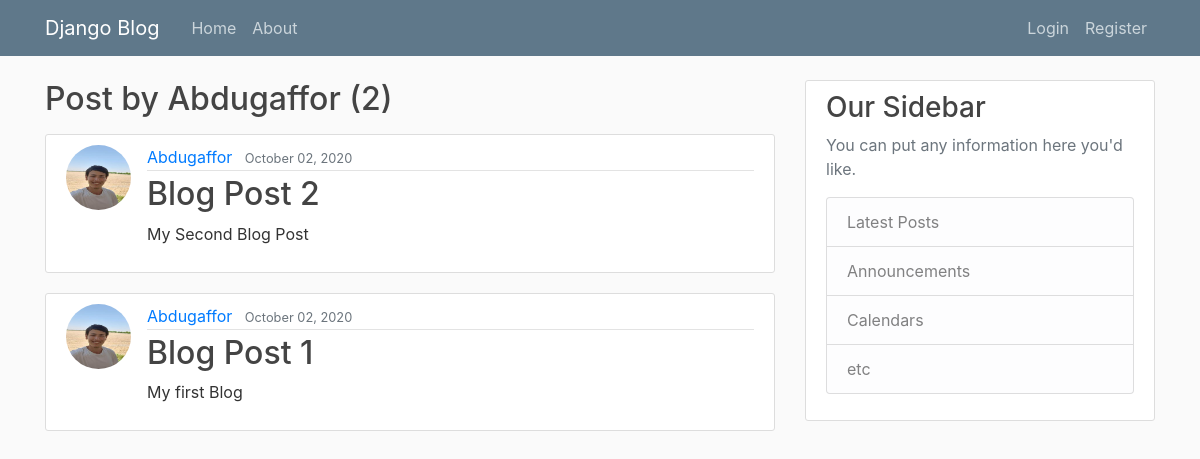
The app's page /user/Abdugaffor, older data.
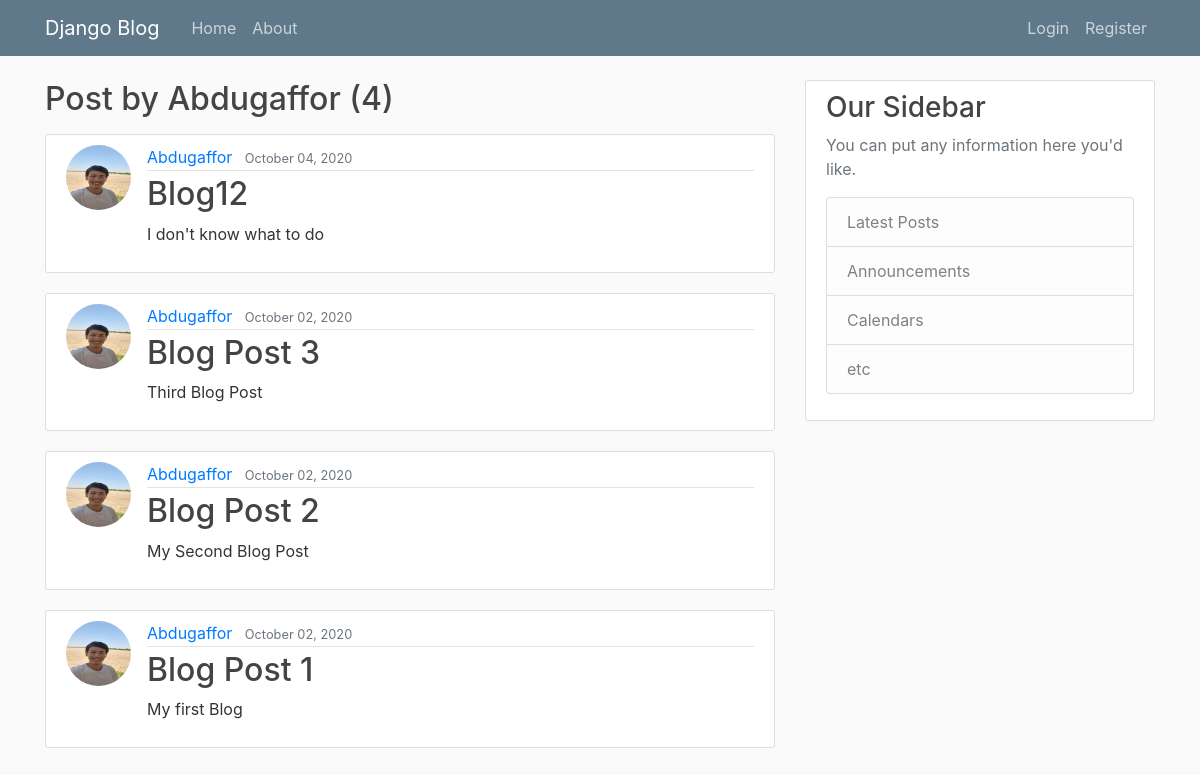
The same page, newer data.
### blog/models.py (models this page shows, shortened)
class Post(models.Model):
    title = models.CharField(max_length=128)
    content = models.TextField()
    date_posted = models.DateTimeField(default=timezone.now)
    author = models.ForeignKey(User, on_delete=models.CASCADE)

### users/models.py (models this page shows, shortened)
class Profile(models.Model):
    user = models.OneToOneField(User, on_delete=models.CASCADE)
    image = models.ImageField(default='default.jpg', upload_to='profile_pics')

### blog/views.py (the view)
# urls.py: path('user/<str:username>', UserPostListView.as_view(), name='user-posts'),
class UserPostListView(ListView):
    model = Post
    template_name = 'blog/user_posts.html'
    context_object_name = 'posts'
    paginate_by = 5
    def get_queryset(self):
        user = get_object_or_404(User, username=self.kwargs.get('username'))
        return Post.objects.filter(author=user).order_by('-date_posted')

### blog/templates/blog/user_posts.html (shortened to what this page needs)
{% extends "blog/base.html" %}
{% block content %}
<h2 class="mb-3">Post by {{ view.kwargs.username }} ({{ page_obj.paginator.count }})</h2>
{% for post in posts  %}
<article class="media content-section">
    <img class="rounded-circle article-img" src="{{ post.author.profile.image.url }}" alt="imageOfAuthor">
    <div class="media-body">
        <div class="article-metadata">
            <a class="mr-2" href="{% url 'user-posts' post.author.username %}">{{ post.author }}</a>
            <small class="text-muted">{{ post.date_posted|date:"F d, Y" }}</small>
        </div>
        <h2><a class="article-title" href="{% url 'post-detail' post.id %}">{{ post.title }}</a></h2>
        <p class="article-content">{{ post.content }}</p>
    </div>
</article>
{% endfor %}
        {% endblock content %}

Row changes from the older to the newer data that the page shows:
added Post: author.profile.image (picture), author "Abdugaffor", date_posted "October 04, 2020", title "Blog12", content "I don't know what to do"
now on this page (row edited): Post: author.profile.image (picture), author "Abdugaffor", date_posted "October 02, 2020", title "Blog Post 3", content "Third Blog Post"
Text that changed along with them:
{{ page_obj.paginator.count }}: "2" → "4"
